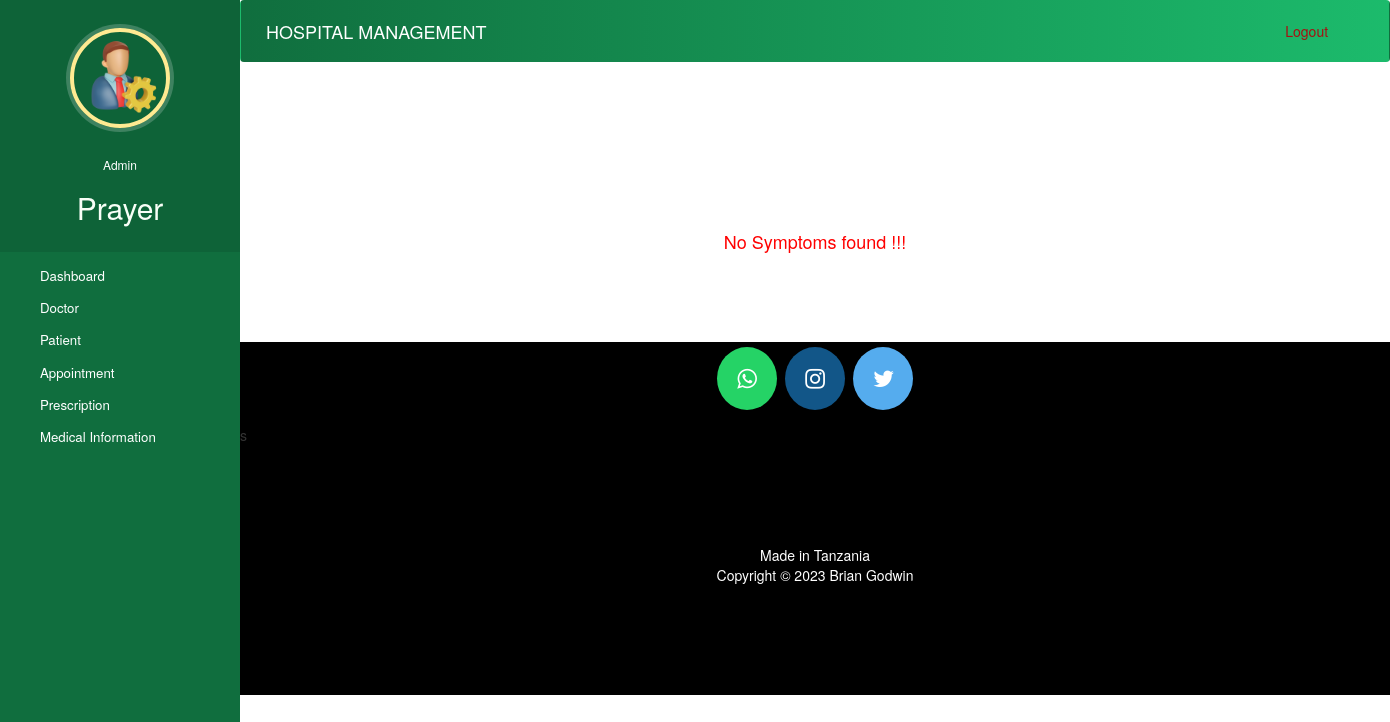
Before: /reminder/admin-view-symptoms (signed in) with the older database file.
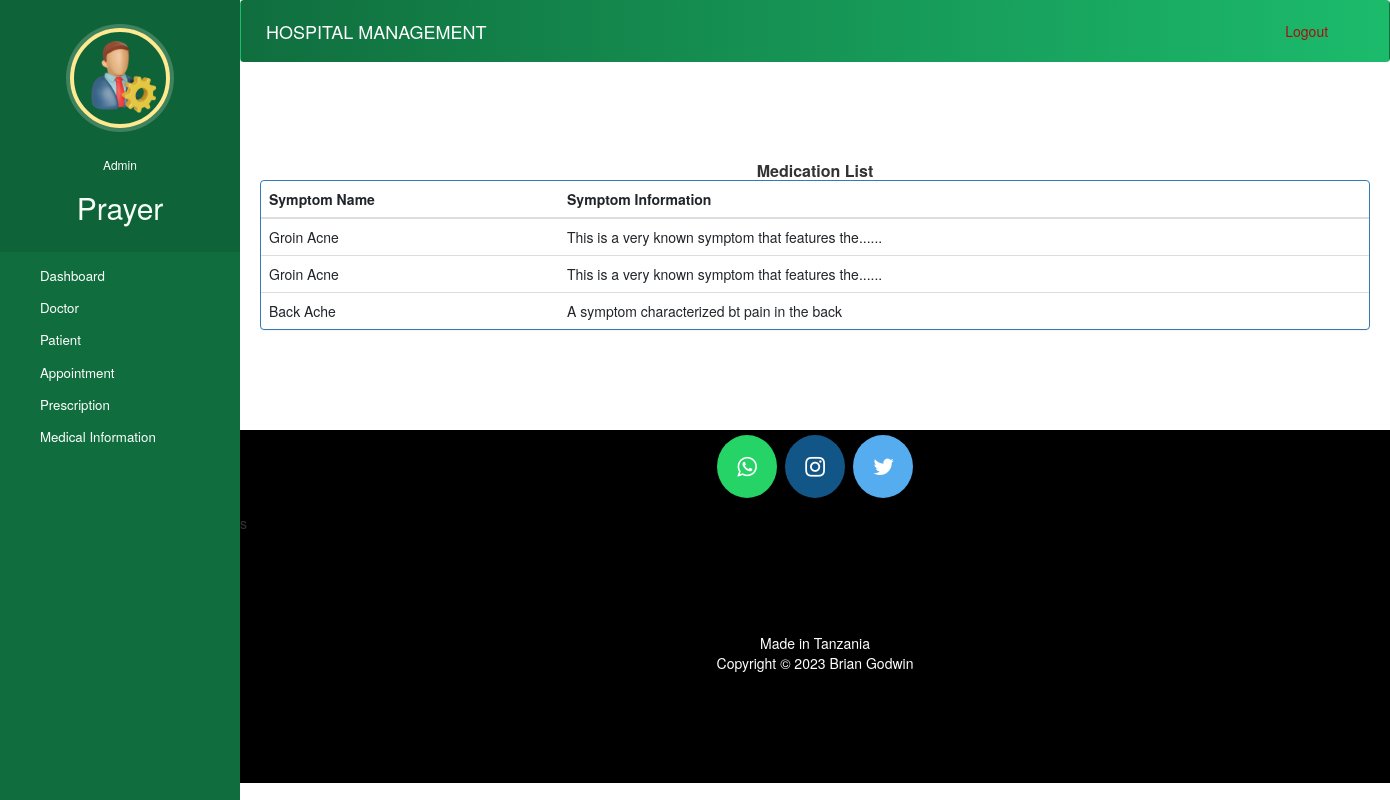
After: the same page with the newer database file.
### reminder/models.py (models this page shows, shortened)
class Symptom(models.Model):
    name = models.CharField(max_length=25)
    description = models.TextField()

### reminder/views.py (the view)
# urls.py: path("admin-view-symptoms", views.admin_view_symptoms, name='admin-view-symptoms'),
@login_required(login_url='hospital/adminlogin')
def admin_view_symptoms(request):
    symptoms = models.Symptom.objects.all()
    return render(request, 'reminder/admin_view_symptoms.html', {'symptoms':symptoms})

### templates/reminder/admin_view_symptoms.html (shortened to what this page needs)
{% extends 'hospital/admin_base.html' %}
{% block content %}
{%load static%}
  <head>
    <link href="//netdna.bootstrapcdn.com/bootstrap/3.0.0/css/bootstrap.min.css" rel="stylesheet" id="bootstrap-css">
  </head>
  <div class="container">
      <br><br>
    {% if symptoms %}
    <div>
      <h6 class="panel-title"><strong> Medication List </strong></h6>
    </div>
    <div class="panel panel-primary">
      <table class="table table-hover" id="dev-table">
          <thead>
            <tr>
              <th>Symptom Name</th>
              <th>Symptom Information</th>
            </tr>
          </thead>
          {% for symptom in symptoms %}
          <tr>
            <td>{{ symptom.name }}</td>
            <td>{{ symptom.description }}</td>
          </tr>
          {% endfor %}
        </table>
    </div>
    {%else%}
    <br><br><br>
    <h4 style="text-align: center;color: red;">No Symptoms found !!!</h4>
    {% endif %}
  </div>
{% endblock content %}

### templates/hospital/admin_base.html (shortened to what this page needs)
<!DOCTYPE html>
{% load static %}
<html lang="en">
<head>
  <link rel="stylesheet" href="https://stackpath.bootstrapcdn.com/bootstrap/4.3.1/css/bootstrap.min.css">
  <link rel="stylesheet" href="https://maxcdn.bootstrapcdn.com/font-awesome/4.7.0/css/font-awesome.min.css">
  <link rel="stylesheet" href="{% static '/style.css' %}">
</head>
<body>
  {% include "hospital/chatbot.html" %}
  <nav class="menu" tabindex="0">
    <header class="avatar">
      <img src="{% static "images/adminpropic.png" %}" />
      <br><br>
      <h6 style="color: white;" >Admin</h6>
      <h2 style="color: #f8fff7;" >{{request.user.first_name}}</h2>
    </header>
    <ul>
      <li tabindex="0" class="icon-dashboard"> <a style="color:white; text-decoration:none;" href="/hospital/admin-dashboard"><span>Dashboard</span></a> </li>
      <li tabindex="0" class="icon-customers"> <a style="color:white; text-decoration:none;" href="/hospital/admin-doctor"><span>Doctor</span></a></li>
      <li tabindex="0" class="icon-users"> <a style="color:white; text-decoration:none;" href="/hospital/admin-patient"><span>Patient</span></a></li>
      <li tabindex="0" class="icon-calendar"> <a style="color:white; text-decoration:none;" href="/appointment/admin-appointment"><span>Appointment</span></a></li>
      <li tabindex="0" class="icon-calendar"> <a style="color:white; text-decoration:none;" href="/reminder/admin-prescription"><span>Prescription</span></a></li>
      <li tabindex="0" class="icon-calendar"> <a style="color:white; text-decoration:none;" href="/reminder/admin-medical-information"><span>Medical Information</span></a></li>
    </ul>
  </nav>
  <main>
    <div class="bs-example">
      <nav class="navbar navbar-expand-md  navbar-dark fixed-top" style="background: -webkit-linear-gradient(left, #106e3e, #1cbb6c);">
        <a href="/hospital/admin-dashboard" class="navbar-brand">HOSPITAL MANAGEMENT</a>
        <div class="collapse navbar-collapse justify-content-between" id="navbarCollapse">
          <div class="navbar-nav" style=" margin-left: 90%;">
            <a style="color: #a61111;" href="/hospital/logout" class="nav-item nav-link">Logout</a>
          </div>
        </div>
      </nav>
    </div>
    <br><br>
    {% block content %}
    {% endblock content %}
    <br><br><br><br>
    <footer>
      <p>
        <a id="ftr" href="https://api.whatsapp.com/send?phone=255769098042&text=Hello%20bgame.%0d%0aHow%20are%20you%20%3f%0d%0aI%20came%20from%20your%20website.&source=&data=#" class="fa fa-whatsapp"></a>
        <a id="ftr" href="https://instagram.com/godwinbrian808" class="fa fa-instagram"></a>
        <a id="ftr" href="https://twitter.com/godwinbrian808" class="fa fa-twitter"></a>
      </p>s
      <br>
      <div class="container">
        <div class="row">
          <div class="col-md-12 col-sm-12">
            <div style="color:#ffffff;" class="wow fadeInUp footer-copyright">
              <p>Made in Tanzania <br>
                Copyright &copy;  2023 Brian Godwin </p>
            </div>
          </div>
        </div>
      </div>
    </footer>
  </main>
</body>
</html>

### templates/hospital/chatbot.html (shortened to what this page needs)
<!DOCTYPE html>
<html lang="en">
  <head>
  </head>
  <body>
  </body>
</html>

### static/style.css (style rules this page uses)
body { padding-left: 240px; }
main { position: relative; height: 100vh; }
.menu { background: #5bc995; height: 100vh; width: 240px; position: fixed; top: 0px; left: 0; z-index: 5; outline: none; }
.menu .avatar { background: rgba(0, 0, 0, 0.1); padding: 2em 0.5em; text-align: center; }
.menu .avatar img { width: 100px; border-radius: 50%; overflow: hidden; border: 4px solid #ffea92; box-shadow: 0 0 0 4px rgba(255, 255, 255, 0.2); }
.menu .avatar h2 { font-weight: normal; margin-bottom: 0; }
.menu ul { list-style: none; padding: 0.5em 0; margin: 0; }
.menu ul li { padding: 0.5em 1em 0.5em 3em; font-size: 0.95em; font-weight: regular; background-repeat: no-repeat; background-position: left 15px center; background-size: auto 20px; transition: all 0.15s linear; cursor: pointer; }
.menu ul li.icon-dashboard { background-image: url("http://www.entypo.com/images//gauge.svg"); }
.menu ul li.icon-customers { background-image: url("http://www.entypo.com/images//briefcase.svg"); }
.menu ul li.icon-users { background-image: url("http://www.entypo.com/images//users.svg"); }
.menu ul li.icon-calendar { background-image: url("http://www.entypo.com/images//calendar.svg"); }

### templates/hospital/admin_base.html (style rules this page uses)
a:link { text-decoration: none; }
a { color: white; }
footer { padding: 0px 0px 0px 0px; background-color: black; margin: 0px; }
#ftr { padding: 20px; }
.fa { font-size: 23px; width: 60px; text-align: center; text-decoration: none; margin: 5px 2px; border-radius: 50%; }
.fa-whatsapp { background: #25d366; color: white; }
.fa-twitter { background: #55ACEE; color: white; }
.fa-instagram { background: #125688; color: white; }
p { text-align: center; }
body { padding-left: 240px; }
main { position: relative; height: 100vh; }
.menu { background: #106e3e; height: 100vh; width: 240px; position: fixed; top: 0px; left: 0; z-index: 5; outline: none; }
.menu .avatar { background: rgba(0, 0, 0, 0.1); padding: 2em 0.5em; text-align: center; }
.menu .avatar img { width: 100px; border-radius: 50%; overflow: hidden; border: 4px solid #ffea92; box-shadow: 0 0 0 4px rgba(255, 255, 255, 0.2); }
.menu .avatar h2 { font-weight: normal; margin-bottom: 0; }
.menu ul { list-style: none; padding: 0.5em 0; margin: 0; }
.menu ul li { padding: 0.5em 1em 0.5em 3em; font-size: 0.95em; font-weight: regular; background-repeat: no-repeat; background-position: left 15px center; background-size: auto 20px; transition: all 0.15s linear; cursor: pointer; }
.menu ul li.icon-dashboard { background-image: url("http://www.entypo.com/images//gauge.svg"); }
.menu ul li.icon-customers { background-image: url("http://www.entypo.com/images//briefcase.svg"); }
.menu ul li.icon-users { background-image: url("http://www.entypo.com/images//users.svg"); }
.menu ul li.icon-calendar { background-image: url("http://www.entypo.com/images//calendar.svg"); }

### templates/reminder/admin_view_symptoms.html (style rules this page uses)
a:link { text-decoration: none; }
h6 { text-align: center; }
.row { margin: 100px; }

Changed rows visible on the page:
added Symptom: name "Groin Acne", description "This is a very known symptom that features the......"
added Symptom: name "Groin Acne", description "This is a very known symptom that features the......"
added Symptom: name "Back Ache", description "A symptom characterized bt pain in the back"
Other visible differences:
text no longer shown: "No Symptoms found !!!"
text now shown: "Medication List Symptom Name Symptom Information"
